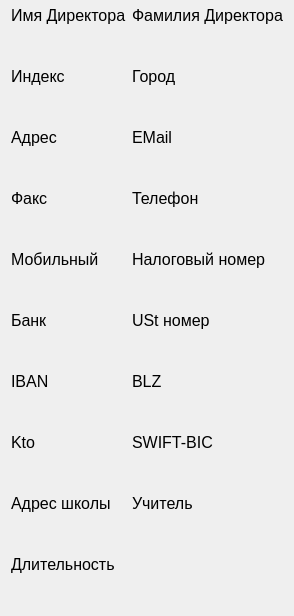
     <widget class="QWidget" name="ELiD">
      <attribute name="title">
       <string>ELiD</string>
      </attribute>
      <layout class="QGridLayout" name="gridLayout">
       <property name="topMargin">
        <number>6</number>
       </property>
       <property name="bottomMargin">
        <number>6</number>
       </property>
       <item row="7" column="0">
        <widget class="EditableLine" name="ELID_address" native="true">
         <property name="sizePolicy">
          <sizepolicy hsizetype="Preferred" vsizetype="Maximum">
           <horstretch>0</horstretch>
           <verstretch>0</verstretch>
          </sizepolicy>
         </property>
         <property name="minimumSize">
          <size>
           <width>0</width>
           <height>30</height>
          </size>
         </property>
         <property name="focusPolicy">
          <enum>Qt::ClickFocus</enum>
         </property>
        </widget>
       </item>
       <item row="7" column="1">
        <widget class="EditableLine" name="ELID_email" native="true">
         <property name="sizePolicy">
          <sizepolicy hsizetype="Preferred" vsizetype="Maximum">
           <horstretch>0</horstretch>
           <verstretch>0</verstretch>
          </sizepolicy>
         </property>
         <property name="minimumSize">
          <size>
           <width>0</width>
           <height>30</height>
          </size>
         </property>
         <property name="focusPolicy">
          <enum>Qt::ClickFocus</enum>
         </property>
        </widget>
       </item>
       <item row="4" column="1">
        <widget class="EditableLine" name="ELID_city" native="true">
         <property name="sizePolicy">
          <sizepolicy hsizetype="Preferred" vsizetype="Maximum">
           <horstretch>0</horstretch>
           <verstretch>0</verstretch>
          </sizepolicy>
         </property>
         <property name="minimumSize">
          <size>
           <width>0</width>
           <height>30</height>
          </size>
         </property>
         <property name="focusPolicy">
          <enum>Qt::ClickFocus</enum>
         </property>
        </widget>
       </item>
       <item row="8" column="0">
        <widget class="QLabel" name="label_10">
         <property name="sizePolicy">
          <sizepolicy hsizetype="Preferred" vsizetype="Maximum">
           <horstretch>0</horstretch>
           <verstretch>0</verstretch>
          </sizepolicy>
         </property>
         <property name="font">
          <font>
           <pointsize>12</pointsize>
          </font>
         </property>
         <property name="text">
          <string>Факс</string>
         </property>
         <property name="alignment">
          <set>Qt::AlignLeading|Qt::AlignLeft|Qt::AlignTop</set>
         </property>
        </widget>
       </item>
       <item row="29" column="0">
        <widget class="QLabel" name="label_20">
         <property name="sizePolicy">
          <sizepolicy hsizetype="Preferred" vsizetype="Maximum">
           <horstretch>0</horstretch>
           <verstretch>0</verstretch>
          </sizepolicy>
         </property>
         <property name="font">
          <font>
           <pointsize>12</pointsize>
          </font>
         </property>
         <property name="text">
          <string>Длительность</string>
         </property>
         <property name="alignment">
          <set>Qt::AlignLeading|Qt::AlignLeft|Qt::AlignTop</set>
         </property>
        </widget>
       </item>
       <item row="10" column="1">
        <widget class="QLabel" name="label_12">
         <property name="sizePolicy">
          <sizepolicy hsizetype="Preferred" vsizetype="Maximum">
           <horstretch>0</horstretch>
           <verstretch>0</verstretch>
          </sizepolicy>
         </property>
         <property name="font">
          <font>
           <pointsize>12</pointsize>
          </font>
         </property>
         <property name="text">
          <string>Налоговый номер</string>
         </property>
         <property name="alignment">
          <set>Qt::AlignLeading|Qt::AlignLeft|Qt::AlignTop</set>
         </property>
        </widget>
       </item>
       <item row="12" column="1">
        <widget class="QLabel" name="label_13">
         <property name="sizePolicy">
          <sizepolicy hsizetype="Preferred" vsizetype="Maximum">
           <horstretch>0</horstretch>
           <verstretch>0</verstretch>
          </sizepolicy>
         </property>
         <property name="font">
          <font>
           <pointsize>12</pointsize>
          </font>
         </property>
         <property name="text">
          <string>USt номер</string>
         </property>
         <property name="alignment">
          <set>Qt::AlignLeading|Qt::AlignLeft|Qt::AlignTop</set>
         </property>
        </widget>
       </item>
       <item row="28" column="0">
        <widget class="EditableLine" name="ELID_schoolAddress" native="true">
         <property name="sizePolicy">
          <sizepolicy hsizetype="Preferred" vsizetype="Maximum">
           <horstretch>0</horstretch>
           <verstretch>0</verstretch>
          </sizepolicy>
         </property>
         <property name="minimumSize">
          <size>
           <width>0</width>
           <height>30</height>
          </size>
         </property>
         <property name="focusPolicy">
          <enum>Qt::ClickFocus</enum>
         </property>
        </widget>
       </item>
       <item row="4" column="0">
        <widget class="EditableLine" name="ELID_zip" native="true">
         <property name="sizePolicy">
          <sizepolicy hsizetype="Preferred" vsizetype="Maximum">
           <horstretch>0</horstretch>
           <verstretch>0</verstretch>
          </sizepolicy>
         </property>
         <property name="minimumSize">
          <size>
           <width>0</width>
           <height>30</height>
          </size>
         </property>
         <property name="focusPolicy">
          <enum>Qt::ClickFocus</enum>
         </property>
        </widget>
       </item>
       <item row="6" column="0">
        <widget class="QLabel" name="label_4">
         <property name="sizePolicy">
          <sizepolicy hsizetype="Preferred" vsizetype="Maximum">
           <horstretch>0</horstretch>
           <verstretch>0</verstretch>
          </sizepolicy>
         </property>
         <property name="font">
          <font>
           <pointsize>12</pointsize>
          </font>
         </property>
         <property name="text">
          <string>Адрес</string>
         </property>
         <property name="alignment">
          <set>Qt::AlignLeading|Qt::AlignLeft|Qt::AlignTop</set>
         </property>
        </widget>
       </item>
       <item row="27" column="0">
        <widget class="QLabel" name="label_18">
         <property name="sizePolicy">
          <sizepolicy hsizetype="Preferred" vsizetype="Maximum">
           <horstretch>0</horstretch>
           <verstretch>0</verstretch>
          </sizepolicy>
         </property>
         <property name="font">
          <font>
           <pointsize>12</pointsize>
          </font>
         </property>
         <property name="text">
          <string>Адрес школы</string>
         </property>
         <property name="alignment">
          <set>Qt::AlignLeading|Qt::AlignLeft|Qt::AlignTop</set>
         </property>
        </widget>
       </item>
       <item row="22" column="1">
        <widget class="EditableLine" name="ELID_swift" native="true">
         <property name="sizePolicy">
          <sizepolicy hsizetype="Preferred" vsizetype="Maximum">
           <horstretch>0</horstretch>
           <verstretch>0</verstretch>
          </sizepolicy>
         </property>
         <property name="minimumSize">
          <size>
           <width>0</width>
           <height>30</height>
          </size>
         </property>
         <property name="focusPolicy">
          <enum>Qt::ClickFocus</enum>
         </property>
        </widget>
       </item>
       <item row="2" column="0">
        <widget class="QLabel" name="label_6">
         <property name="sizePolicy">
          <sizepolicy hsizetype="Preferred" vsizetype="Maximum">
           <horstretch>0</horstretch>
           <verstretch>0</verstretch>
          </sizepolicy>
         </property>
         <property name="font">
          <font>
           <pointsize>12</pointsize>
          </font>
         </property>
         <property name="text">
          <string>Индекс</string>
         </property>
         <property name="alignment">
          <set>Qt::AlignLeading|Qt::AlignLeft|Qt::AlignTop</set>
         </property>
        </widget>
       </item>
       <item row="2" column="1">
        <widget class="QLabel" name="label_7">
         <property name="sizePolicy">
          <sizepolicy hsizetype="Preferred" vsizetype="Maximum">
           <horstretch>0</horstretch>
           <verstretch>0</verstretch>
          </sizepolicy>
         </property>
         <property name="font">
          <font>
           <pointsize>12</pointsize>
          </font>
         </property>
         <property name="text">
          <string>Город</string>
         </property>
         <property name="alignment">
          <set>Qt::AlignLeading|Qt::AlignLeft|Qt::AlignTop</set>
         </property>
        </widget>
       </item>
       <item row="1" column="0">
        <widget class="EditableLine" name="ELID_directorName" native="true">
         <property name="sizePolicy">
          <sizepolicy hsizetype="Preferred" vsizetype="Maximum">
           <horstretch>0</horstretch>
           <verstretch>0</verstretch>
          </sizepolicy>
         </property>
         <property name="minimumSize">
          <size>
           <width>0</width>
           <height>30</height>
          </size>
         </property>
         <property name="focusPolicy">
          <enum>Qt::ClickFocus</enum>
         </property>
        </widget>
       </item>
       <item row="6" column="1">
        <widget class="QLabel" name="label_8">
         <property name="sizePolicy">
          <sizepolicy hsizetype="Preferred" vsizetype="Maximum">
           <horstretch>0</horstretch>
           <verstretch>0</verstretch>
          </sizepolicy>
         </property>
         <property name="font">
          <font>
           <pointsize>12</pointsize>
          </font>
         </property>
         <property name="text">
          <string>EMail</string>
         </property>
         <property name="alignment">
          <set>Qt::AlignLeading|Qt::AlignLeft|Qt::AlignTop</set>
         </property>
        </widget>
       </item>
       <item row="30" column="0">
        <widget class="EditableLine" name="ELID_schoolLasts" native="true">
         <property name="sizePolicy">
          <sizepolicy hsizetype="Preferred" vsizetype="Maximum">
           <horstretch>0</horstretch>
           <verstretch>0</verstretch>
          </sizepolicy>
         </property>
         <property name="minimumSize">
          <size>
           <width>0</width>
           <height>30</height>
          </size>
         </property>
         <property name="focusPolicy">
          <enum>Qt::ClickFocus</enum>
         </property>
        </widget>
       </item>
       <item row="19" column="1">
        <widget class="QLabel" name="label_15">
         <property name="sizePolicy">
          <sizepolicy hsizetype="Preferred" vsizetype="Maximum">
           <horstretch>0</horstretch>
           <verstretch>0</verstretch>
          </sizepolicy>
         </property>
         <property name="font">
          <font>
           <pointsize>12</pointsize>
          </font>
         </property>
         <property name="text">
          <string>BLZ</string>
         </property>
         <property name="alignment">
          <set>Qt::AlignLeading|Qt::AlignLeft|Qt::AlignTop</set>
         </property>
        </widget>
       </item>
       <item row="1" column="1">
        <widget class="EditableLine" name="ELID_directorSurname" native="true">
         <property name="sizePolicy">
          <sizepolicy hsizetype="Preferred" vsizetype="Maximum">
           <horstretch>0</horstretch>
           <verstretch>0</verstretch>
          </sizepolicy>
         </property>
         <property name="minimumSize">
          <size>
           <width>0</width>
           <height>30</height>
          </size>
         </property>
         <property name="focusPolicy">
          <enum>Qt::ClickFocus</enum>
         </property>
        </widget>
       </item>
       <item row="0" column="0">
        <widget class="QLabel" name="label_3">
         <property name="sizePolicy">
          <sizepolicy hsizetype="Preferred" vsizetype="Maximum">
           <horstretch>0</horstretch>
           <verstretch>0</verstretch>
          </sizepolicy>
         </property>
         <property name="font">
          <font>
           <pointsize>12</pointsize>
          </font>
         </property>
         <property name="text">
          <string>Имя Директора</string>
         </property>
         <property name="alignment">
          <set>Qt::AlignLeading|Qt::AlignLeft|Qt::AlignTop</set>
         </property>
        </widget>
       </item>
       <item row="9" column="0">
        <widget class="EditableLine" name="ELID_fax" native="true">
         <property name="sizePolicy">
          <sizepolicy hsizetype="Preferred" vsizetype="Maximum">
           <horstretch>0</horstretch>
           <verstretch>0</verstretch>
          </sizepolicy>
         </property>
         <property name="minimumSize">
          <size>
           <width>0</width>
           <height>30</height>
          </size>
         </property>
         <property name="focusPolicy">
          <enum>Qt::ClickFocus</enum>
         </property>
        </widget>
       </item>
       <item row="9" column="1">
        <widget class="EditableLine" name="ELID_phone" native="true">
         <property name="sizePolicy">
          <sizepolicy hsizetype="Preferred" vsizetype="Maximum">
           <horstretch>0</horstretch>
           <verstretch>0</verstretch>
          </sizepolicy>
         </property>
         <property name="minimumSize">
          <size>
           <width>0</width>
           <height>30</height>
          </size>
         </property>
         <property name="focusPolicy">
          <enum>Qt::ClickFocus</enum>
         </property>
        </widget>
       </item>
       <item row="0" column="1">
        <widget class="QLabel" name="label_39">
         <property name="sizePolicy">
          <sizepolicy hsizetype="Preferred" vsizetype="Maximum">
           <horstretch>0</horstretch>
           <verstretch>0</verstretch>
          </sizepolicy>
         </property>
         <property name="font">
          <font>
           <pointsize>12</pointsize>
          </font>
         </property>
         <property name="text">
          <string>Фамилия Директора</string>
         </property>
         <property name="alignment">
          <set>Qt::AlignLeading|Qt::AlignLeft|Qt::AlignTop</set>
         </property>
        </widget>
       </item>
       <item row="20" column="1">
        <widget class="EditableLine" name="ELID_blz" native="true">
         <property name="sizePolicy">
          <sizepolicy hsizetype="Preferred" vsizetype="Maximum">
           <horstretch>0</horstretch>
           <verstretch>0</verstretch>
          </sizepolicy>
         </property>
         <property name="minimumSize">
          <size>
           <width>0</width>
           <height>30</height>
          </size>
         </property>
         <property name="focusPolicy">
          <enum>Qt::ClickFocus</enum>
         </property>
        </widget>
       </item>
       <item row="28" column="1">
        <widget class="EditableLine" name="ELID_schoolTeacher" native="true">
         <property name="sizePolicy">
          <sizepolicy hsizetype="Preferred" vsizetype="Maximum">
           <horstretch>0</horstretch>
           <verstretch>0</verstretch>
          </sizepolicy>
         </property>
         <property name="minimumSize">
          <size>
           <width>0</width>
           <height>30</height>
          </size>
         </property>
         <property name="focusPolicy">
          <enum>Qt::ClickFocus</enum>
         </property>
        </widget>
       </item>
       <item row="21" column="1">
        <widget class="QLabel" name="label_17">
         <property name="sizePolicy">
          <sizepolicy hsizetype="Preferred" vsizetype="Maximum">
           <horstretch>0</horstretch>
           <verstretch>0</verstretch>
          </sizepolicy>
         </property>
         <property name="font">
          <font>
           <pointsize>12</pointsize>
          </font>
         </property>
         <property name="text">
          <string>SWIFT-BIC</string>
         </property>
         <property name="alignment">
          <set>Qt::AlignLeading|Qt::AlignLeft|Qt::AlignTop</set>
         </property>
        </widget>
       </item>
       <item row="13" column="1">
        <widget class="EditableLine" name="ELID_ust" native="true">
         <property name="sizePolicy">
          <sizepolicy hsizetype="Preferred" vsizetype="Maximum">
           <horstretch>0</horstretch>
           <verstretch>0</verstretch>
          </sizepolicy>
         </property>
         <property name="minimumSize">
          <size>
           <width>0</width>
           <height>30</height>
          </size>
         </property>
         <property name="focusPolicy">
          <enum>Qt::ClickFocus</enum>
         </property>
        </widget>
       </item>
       <item row="8" column="1">
        <widget class="QLabel" name="label_9">
         <property name="sizePolicy">
          <sizepolicy hsizetype="Preferred" vsizetype="Maximum">
           <horstretch>0</horstretch>
           <verstretch>0</verstretch>
          </sizepolicy>
         </property>
         <property name="font">
          <font>
           <pointsize>12</pointsize>
          </font>
         </property>
         <property name="text">
          <string>Телефон</string>
         </property>
         <property name="alignment">
          <set>Qt::AlignLeading|Qt::AlignLeft|Qt::AlignTop</set>
         </property>
        </widget>
       </item>
       <item row="27" column="1">
        <widget class="QLabel" name="label_19">
         <property name="sizePolicy">
          <sizepolicy hsizetype="Preferred" vsizetype="Maximum">
           <horstretch>0</horstretch>
           <verstretch>0</verstretch>
          </sizepolicy>
         </property>
         <property name="font">
          <font>
           <pointsize>12</pointsize>
          </font>
         </property>
         <property name="text">
          <string>Учитель</string>
         </property>
         <property name="alignment">
          <set>Qt::AlignLeading|Qt::AlignLeft|Qt::AlignTop</set>
         </property>
        </widget>
       </item>
       <item row="11" column="1">
        <widget class="EditableLine" name="ELID_tax" native="true">
         <property name="sizePolicy">
          <sizepolicy hsizetype="Preferred" vsizetype="Maximum">
           <horstretch>0</horstretch>
           <verstretch>0</verstretch>
          </sizepolicy>
         </property>
         <property name="minimumSize">
          <size>
           <width>0</width>
           <height>30</height>
          </size>
         </property>
         <property name="focusPolicy">
          <enum>Qt::ClickFocus</enum>
         </property>
        </widget>
       </item>
       <item row="10" column="0">
        <widget class="QLabel" name="label_11">
         <property name="sizePolicy">
          <sizepolicy hsizetype="Preferred" vsizetype="Maximum">
           <horstretch>0</horstretch>
           <verstretch>0</verstretch>
          </sizepolicy>
         </property>
         <property name="font">
          <font>
           <pointsize>12</pointsize>
          </font>
         </property>
         <property name="text">
          <string>Мобильный</string>
         </property>
         <property name="alignment">
          <set>Qt::AlignLeading|Qt::AlignLeft|Qt::AlignTop</set>
         </property>
        </widget>
       </item>
       <item row="11" column="0">
        <widget class="EditableLine" name="ELID_mobile" native="true">
         <property name="sizePolicy">
          <sizepolicy hsizetype="Preferred" vsizetype="Maximum">
           <horstretch>0</horstretch>
           <verstretch>0</verstretch>
          </sizepolicy>
         </property>
         <property name="minimumSize">
          <size>
           <width>0</width>
           <height>30</height>
          </size>
         </property>
         <property name="focusPolicy">
          <enum>Qt::ClickFocus</enum>
         </property>
        </widget>
       </item>
       <item row="12" column="0">
        <widget class="QLabel" name="label_14">
         <property name="sizePolicy">
          <sizepolicy hsizetype="Preferred" vsizetype="Maximum">
           <horstretch>0</horstretch>
           <verstretch>0</verstretch>
          </sizepolicy>
         </property>
         <property name="font">
          <font>
           <pointsize>12</pointsize>
          </font>
         </property>
         <property name="text">
          <string>Банк</string>
         </property>
         <property name="alignment">
          <set>Qt::AlignLeading|Qt::AlignLeft|Qt::AlignTop</set>
         </property>
        </widget>
       </item>
       <item row="13" column="0">
        <widget class="EditableLine" name="ELID_bank" native="true">
         <property name="sizePolicy">
          <sizepolicy hsizetype="Preferred" vsizetype="Maximum">
           <horstretch>0</horstretch>
           <verstretch>0</verstretch>
          </sizepolicy>
         </property>
         <property name="minimumSize">
          <size>
           <width>0</width>
           <height>30</height>
          </size>
         </property>
         <property name="focusPolicy">
          <enum>Qt::ClickFocus</enum>
         </property>
        </widget>
       </item>
       <item row="19" column="0">
        <widget class="QLabel" name="label_16">
         <property name="sizePolicy">
          <sizepolicy hsizetype="Preferred" vsizetype="Maximum">
           <horstretch>0</horstretch>
           <verstretch>0</verstretch>
          </sizepolicy>
         </property>
         <property name="font">
          <font>
           <pointsize>12</pointsize>
          </font>
         </property>
         <property name="text">
          <string>IBAN</string>
         </property>
         <property name="alignment">
          <set>Qt::AlignLeading|Qt::AlignLeft|Qt::AlignTop</set>
         </property>
        </widget>
       </item>
       <item row="20" column="0">
        <widget class="EditableLine" name="ELID_iban" native="true">
         <property name="sizePolicy">
          <sizepolicy hsizetype="Preferred" vsizetype="Maximum">
           <horstretch>0</horstretch>
           <verstretch>0</verstretch>
          </sizepolicy>
         </property>
         <property name="minimumSize">
          <size>
           <width>0</width>
           <height>30</height>
          </size>
         </property>
         <property name="focusPolicy">
          <enum>Qt::ClickFocus</enum>
         </property>
        </widget>
       </item>
       <item row="21" column="0">
        <widget class="QLabel" name="label_37">
         <property name="sizePolicy">
          <sizepolicy hsizetype="Preferred" vsizetype="Maximum">
           <horstretch>0</horstretch>
           <verstretch>0</verstretch>
          </sizepolicy>
         </property>
         <property name="font">
          <font>
           <pointsize>12</pointsize>
          </font>
         </property>
         <property name="text">
          <string>Kto</string>
         </property>
         <property name="alignment">
          <set>Qt::AlignLeading|Qt::AlignLeft|Qt::AlignTop</set>
         </property>
        </widget>
       </item>
       <item row="22" column="0">
        <widget class="EditableLine" name="ELID_kto" native="true">
         <property name="sizePolicy">
          <sizepolicy hsizetype="Preferred" vsizetype="Maximum">
           <horstretch>0</horstretch>
           <verstretch>0</verstretch>
          </sizepolicy>
         </property>
         <property name="minimumSize">
          <size>
           <width>0</width>
           <height>30</height>
          </size>
         </property>
         <property name="focusPolicy">
          <enum>Qt::ClickFocus</enum>
         </property>
        </widget>
       </item>
      </layout>
     </widget>
